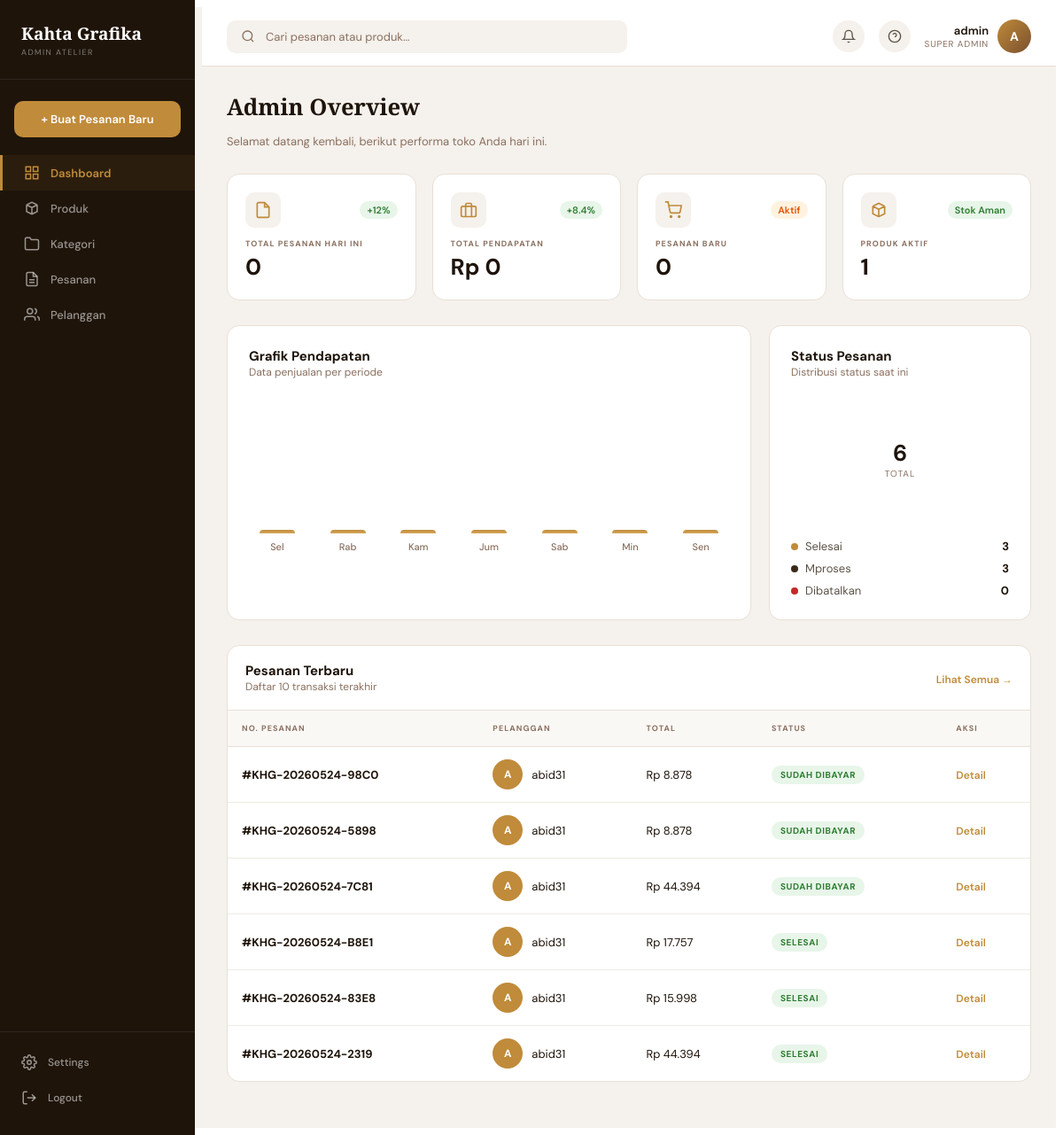
Page /dashboard/ (signed in) on the committed database.
### apps/accounts/models.py (models this page shows, shortened)
class User(AbstractUser):
    class Role(models.TextChoices):
        ADMIN = 'admin', 'Admin'
        CUSTOMER = 'customer', 'Customer'
    role = models.CharField(
        max_length=20,
        choices=Role.choices,
        default=Role.CUSTOMER,
    )
    phone_number = models.CharField(max_length=20, blank=True)
    address = models.TextField(blank=True)

### apps/orders/models.py (models this page shows, shortened)
class Order(models.Model):
    class Status(models.TextChoices):
        PENDING = 'pending', 'Menunggu Pembayaran'
        PAID = 'paid', 'Sudah Dibayar'
        PROCESSING = 'processing', 'Diproses'
        SHIPPED = 'shipped', 'Dikirim'
        DELIVERED = 'delivered', 'Selesai'
        CANCELLED = 'cancelled', 'Dibatalkan'
    class ShippingMethod(models.TextChoices):
        DELIVERY = 'delivery', 'Kirim ke Alamat'
        PICKUP = 'pickup', 'Ambil di Toko'
    order_id = models.CharField(max_length=30, unique=True, editable=False)
    user = models.ForeignKey(
        settings.AUTH_USER_MODEL,
        on_delete=models.CASCADE,
        related_name='orders'
    )
    status = models.CharField(
        max_length=20,
        choices=Status.choices,
        default=Status.PENDING
    )
    shipping_method = models.CharField(
        max_length=20,
        choices=ShippingMethod.choices,
        default=ShippingMethod.DELIVERY
    )
    recipient_name = models.CharField(max_length=150)
    phone = models.CharField(max_length=20)
    province = models.CharField(max_length=100)
    city = models.CharField(max_length=100)
    postal_code = models.CharField(max_length=10)
    address = models.TextField()
    save_address = models.BooleanField(default=False)
    subtotal = models.DecimalField(max_digits=12, decimal_places=0, default=0)
    shipping_fee = models.DecimalField(max_digits=12, decimal_places=0, default=0)
    tax = models.DecimalField(max_digits=12, decimal_places=0, default=0)
    total = models.DecimalField(max_digits=12, decimal_places=0, default=0)
    created_at = models.DateTimeField(auto_now_add=True)
    updated_at = models.DateTimeField(auto_now=True)

### apps/dashboard/views.py (the view)
# urls.py: path('', views.dashboard_view, name='index'),
@staff_member_required(login_url='/auth/login/')
def dashboard_view(request):
    today = timezone.now().date()
    month_start = today.replace(day=1)
    total_orders_today = Order.objects.filter(created_at__date=today).count()
    revenue_month = Order.objects.filter(
        created_at__date__gte=month_start,
        status__in=['paid', 'processing', 'shipped', 'delivered']
    ).aggregate(total=Sum('total'))['total'] or 0
    new_orders = Order.objects.filter(status='pending').count()
    active_products = Product.objects.filter(is_active=True).count()
    status_counts = {
        'delivered': Order.objects.filter(status='delivered').count(),
        'processing': Order.objects.filter(status__in=['paid', 'processing', 'shipped']).count(),
        'cancelled': Order.objects.filter(status='cancelled').count(),
    }
    revenue_days = []
    day_labels = ['Sen', 'Sel', 'Rab', 'Kam', 'Jum', 'Sab', 'Min']
    for i in range(6, -1, -1):
        d = today - timedelta(days=i)
        day_total = Order.objects.filter(
            created_at__date=d,
            status__in=['paid', 'processing', 'shipped', 'delivered']
        ).aggregate(t=Sum('total'))['t'] or 0
        revenue_days.append({
            'label': day_labels[d.weekday()],
            'value': int(day_total),
        })
    recent_orders = Order.objects.select_related('user').order_by('-created_at')[:10]
    context = {
        'total_orders_today': total_orders_today,
        'revenue_month': revenue_month,
        'new_orders': new_orders,
        'active_products': active_products,
        'status_counts': status_counts,
        'revenue_days': revenue_days,
        'recent_orders': recent_orders,
    }
    return render(request, 'dashboard/index.html', context)

### apps/cart/context_processors.py (called while the page is built)
def cart_context(request):
    count = 0
    if request.user.is_authenticated:
        try:
            cart = Cart.objects.get(user=request.user)
            count = cart.item_count
        except Cart.DoesNotExist:
            pass
    return {'cart_item_count': count}

### apps/cart/models.py (called while the page is built)
    @property
    def item_count(self):
        return self.items.count()

### apps/catalog/templatetags/currency_tags.py (called while the page is built)
@register.filter(name='rupiah')
def rupiah(value):
    try:
        if value is None:
            return "Rp 0"
        val = int(float(value))
        formatted = f"{val:,}".replace(",", ".")
        return f"Rp {formatted}"
    except (ValueError, TypeError):
        return value

### templates/dashboard/index.html (shortened to what this page needs)
{% extends 'dashboard/base_admin.html' %}
{% block content %}
<div class="adm-page-header">
  <div class="adm-page-title">Admin Overview</div>
  <p class="adm-page-desc">Selamat datang kembali, berikut performa toko Anda hari ini.</p>
</div>
<div class="adm-stats">
  <div class="adm-stat-card">
    <div class="adm-stat-top">
      <div class="adm-stat-icon">
        <svg width="20" height="20" viewBox="0 0 24 24" fill="none" stroke="currentColor" stroke-width="2"><path d="M14 2H6a2 2 0 0 0-2 2v16a2 2 0 0 0 2 2h12a2 2 0 0 0 2-2V8z"/><polyline points="14 2 14 8 20 8"/></svg>
      </div>
      <span class="adm-stat-badge">+12%</span>
    </div>
    <div class="adm-stat-label">Total Pesanan Hari Ini</div>
    <div class="adm-stat-value">{{ total_orders_today }}</div>
  </div>
  <div class="adm-stat-card">
    <div class="adm-stat-top">
      <div class="adm-stat-icon">
        <svg width="20" height="20" viewBox="0 0 24 24" fill="none" stroke="currentColor" stroke-width="2"><rect x="2" y="7" width="20" height="14" rx="2" ry="2"/><path d="M16 21V5a2 2 0 0 0-2-2h-4a2 2 0 0 0-2 2v16"/></svg>
      </div>
      <span class="adm-stat-badge">+8.4%</span>
    </div>
    <div class="adm-stat-label">Total Pendapatan</div>
    <div class="adm-stat-value">{{ revenue_month|rupiah }}</div>
  </div>
  <div class="adm-stat-card">
    <div class="adm-stat-top">
      <div class="adm-stat-icon">
        <svg width="20" height="20" viewBox="0 0 24 24" fill="none" stroke="currentColor" stroke-width="2"><circle cx="9" cy="21" r="1"/><circle cx="20" cy="21" r="1"/><path d="M1 1h4l2.68 13.39a2 2 0 0 0 2 1.61h9.72a2 2 0 0 0 2-1.61L23 6H6"/></svg>
      </div>
      <span class="adm-stat-badge amber">Aktif</span>
    </div>
    <div class="adm-stat-label">Pesanan Baru</div>
    <div class="adm-stat-value">{{ new_orders }}</div>
  </div>
  <div class="adm-stat-card">
    <div class="adm-stat-top">
      <div class="adm-stat-icon">
        <svg width="20" height="20" viewBox="0 0 24 24" fill="none" stroke="currentColor" stroke-width="2"><path d="M20 7l-8-4-8 4m16 0l-8 4m8-4v10l-8 4m0-10L4 7m8 4v10M4 7v10l8 4"/></svg>
      </div>
      <span class="adm-stat-badge">Stok Aman</span>
    </div>
    <div class="adm-stat-label">Produk Aktif</div>
    <div class="adm-stat-value">{{ active_products }}</div>
  </div>
</div>
<div class="adm-charts-row">
  <div class="adm-chart-card">
    <div class="adm-chart-header">
      <div>
        <div class="adm-chart-title">Grafik Pendapatan</div>
        <div class="adm-chart-subtitle">Data penjualan per periode</div>
      </div>
    </div>
    <div class="adm-bar-chart">
      {% for day in revenue_days %}
      <div class="adm-bar-item">
        <div class="adm-bar" style="height: {% if day.value %}{{ day.value|divisibleby:1000 }}{% else %}4{% endif %}px; min-height: 4px;"></div>
        <span class="adm-bar-label">{{ day.label }}</span>
      </div>
      {% endfor %}
    </div>
  </div>
  <div class="adm-chart-card">
    <div class="adm-chart-header">
      <div>
        <div class="adm-chart-title">Status Pesanan</div>
        <div class="adm-chart-subtitle">Distribusi status saat ini</div>
      </div>
    </div>
    <div class="adm-donut-wrap">
      {% with total=status_counts.delivered|add:status_counts.processing|add:status_counts.cancelled %}
      <div class="adm-donut" style="background: conic-gradient(#c08b3a 0deg {% if total > 0 %}{{ status_counts.delivered|divisibleby:1 }}deg{% else %}120deg{% endif %}, #3a2a1a {% if total > 0 %}{{ status_counts.delivered|divisibleby:1 }}deg{% else %}120deg{% endif %} {% if total > 0 %}240deg{% else %}240deg{% endif %}, #c62828 240deg 360deg);">
        <div class="adm-donut-center" style="width:90px;height:90px;background:#fff;border-radius:50%;display:flex;flex-direction:column;align-items:center;justify-content:center;">
          <div class="adm-donut-number">{{ total }}</div>
          <div class="adm-donut-sub">Total</div>
        </div>
      </div>
      {% endwith %}
      <div class="adm-donut-legend">
        <div class="adm-legend-item">
          <span class="adm-legend-label"><span class="adm-legend-dot" style="background:#c08b3a;"></span> Selesai</span>
          <span class="adm-legend-value">{{ status_counts.delivered }}</span>
        </div>
        <div class="adm-legend-item">
          <span class="adm-legend-label"><span class="adm-legend-dot" style="background:#3a2a1a;"></span> Mproses</span>
          <span class="adm-legend-value">{{ status_counts.processing }}</span>
        </div>
        <div class="adm-legend-item">
          <span class="adm-legend-label"><span class="adm-legend-dot" style="background:#c62828;"></span> Dibatalkan</span>
          <span class="adm-legend-value">{{ status_counts.cancelled }}</span>
        </div>
      </div>
    </div>
  </div>
</div>
<div class="adm-table-wrap">
  <div class="adm-table-toolbar">
    <div>
      <div class="adm-chart-title">Pesanan Terbaru</div>
      <div class="adm-chart-subtitle">Daftar 10 transaksi terakhir</div>
    </div>
    <div style="margin-left:auto;">
      <a href="{% url 'dashboard:orders' %}" class="adm-link">Lihat Semua →</a>
    </div>
  </div>
  <table class="adm-table">
    <thead>
      <tr>
        <th>No. Pesanan</th>
        <th>Pelanggan</th>
        <th>Total</th>
        <th>Status</th>
        <th>Aksi</th>
      </tr>
    </thead>
    <tbody>
      {% for order in recent_orders %}
      <tr>
        <td><strong>#{{ order.order_id }}</strong></td>
        <td>
          <div class="adm-user-cell">
            <div class="adm-avatar adm-avatar-amber">{{ order.user.username|make_list|first|upper }}</div>
            {{ order.user.get_full_name|default:order.user.username }}
          </div>
        </td>
        <td>{{ order.total|rupiah }}</td>
        <td>
          <span class="adm-badge adm-badge-{{ order.status }}">{{ order.get_status_display }}</span>
        </td>
        <td><a href="{% url 'dashboard:order_detail' order.pk %}" class="adm-link">Detail</a></td>
      </tr>
      {% empty %}
      <tr><td colspan="5" style="text-align:center;color:#8a7060;padding:32px;">Belum ada pesanan</td></tr>
      {% endfor %}
    </tbody>
  </table>
</div>
{% endblock %}

### templates/dashboard/base_admin.html (shortened to what this page needs)
{% load static %}
<!DOCTYPE html>
<html lang="id">
<head>
  <link rel="stylesheet" href="{% static 'css/admin_dashboard.css' %}?v=2">
</head>
<body>
<div class="adm-layout">
  <aside class="adm-sidebar">
    <div class="adm-brand">
      <div class="adm-brand-name">Kahta Grafika</div>
      <div class="adm-brand-tag">Admin Atelier</div>
    </div>
    <a href="#" class="adm-cta">+ Buat Pesanan Baru</a>
    <nav class="adm-nav">
      <a href="{% url 'dashboard:index' %}" class="adm-nav-link {% if request.path == '/dashboard/' %}active{% endif %}">
        <svg viewBox="0 0 24 24" fill="none" stroke="currentColor" stroke-width="2"><rect x="3" y="3" width="7" height="7"/><rect x="14" y="3" width="7" height="7"/><rect x="3" y="14" width="7" height="7"/><rect x="14" y="14" width="7" height="7"/></svg>
        Dashboard
      </a>
      <a href="{% url 'dashboard:products' %}" class="adm-nav-link {% if '/dashboard/products' in request.path %}active{% endif %}">
        <svg viewBox="0 0 24 24" fill="none" stroke="currentColor" stroke-width="2"><path d="M20 7l-8-4-8 4m16 0l-8 4m8-4v10l-8 4m0-10L4 7m8 4v10M4 7v10l8 4"/></svg>
        Produk
      </a>
      <a href="{% url 'dashboard:categories' %}" class="adm-nav-link {% if '/dashboard/categories' in request.path %}active{% endif %}">
        <svg viewBox="0 0 24 24" fill="none" stroke="currentColor" stroke-width="2"><path d="M22 19a2 2 0 0 1-2 2H4a2 2 0 0 1-2-2V5a2 2 0 0 1 2-2h5l2 3h9a2 2 0 0 1 2 2z"/></svg>
        Kategori
      </a>
      <a href="{% url 'dashboard:orders' %}" class="adm-nav-link {% if '/dashboard/orders' in request.path %}active{% endif %}">
        <svg viewBox="0 0 24 24" fill="none" stroke="currentColor" stroke-width="2"><path d="M14 2H6a2 2 0 0 0-2 2v16a2 2 0 0 0 2 2h12a2 2 0 0 0 2-2V8z"/><polyline points="14 2 14 8 20 8"/><line x1="16" y1="13" x2="8" y2="13"/><line x1="16" y1="17" x2="8" y2="17"/></svg>
        Pesanan
      </a>
      <a href="{% url 'dashboard:customers' %}" class="adm-nav-link {% if '/dashboard/customers' in request.path %}active{% endif %}">
        <svg viewBox="0 0 24 24" fill="none" stroke="currentColor" stroke-width="2"><path d="M17 21v-2a4 4 0 0 0-4-4H5a4 4 0 0 0-4 4v2"/><circle cx="9" cy="7" r="4"/><path d="M23 21v-2a4 4 0 0 0-3-3.87"/><path d="M16 3.13a4 4 0 0 1 0 7.75"/></svg>
        Pelanggan
      </a>
    </nav>
    <div class="adm-sidebar-footer">
      <a href="#" class="adm-nav-link">
        Settings
      </a>
      <a href="{% url 'accounts:logout' %}" class="adm-nav-link">
        <svg viewBox="0 0 24 24" fill="none" stroke="currentColor" stroke-width="2"><path d="M9 21H5a2 2 0 0 1-2-2V5a2 2 0 0 1 2-2h4"/><polyline points="16 17 21 12 16 7"/><line x1="21" y1="12" x2="9" y2="12"/></svg>
        Logout
      </a>
    </div>
  </aside>
  <div class="adm-main">
    <header class="adm-topbar">
      <div class="adm-search">
        <svg width="16" height="16" viewBox="0 0 24 24" fill="none" stroke="currentColor" stroke-width="2"><circle cx="11" cy="11" r="8"/><line x1="21" y1="21" x2="16.65" y2="16.65"/></svg>
        <input type="text" placeholder="Cari pesanan atau produk...">
      </div>
      <div class="adm-topbar-actions">
        <button class="adm-topbar-icon" aria-label="Notifications">
          <svg width="16" height="16" viewBox="0 0 24 24" fill="none" stroke="currentColor" stroke-width="2"><path d="M18 8A6 6 0 0 0 6 8c0 7-3 9-3 9h18s-3-2-3-9"/><path d="M13.73 21a2 2 0 0 1-3.46 0"/></svg>
        </button>
        <button class="adm-topbar-icon" aria-label="Help">
          <svg width="16" height="16" viewBox="0 0 24 24" fill="none" stroke="currentColor" stroke-width="2"><circle cx="12" cy="12" r="10"/><path d="M9.09 9a3 3 0 0 1 5.83 1c0 2-3 3-3 3"/><line x1="12" y1="17" x2="12.01" y2="17"/></svg>
        </button>
        <div class="adm-profile">
          <div class="adm-profile-info">
            <div class="adm-profile-name">{{ request.user.get_full_name|default:request.user.username }}</div>
            <div class="adm-profile-role">Super Admin</div>
          </div>
          <div class="adm-profile-avatar">
            {{ request.user.username|make_list|first|upper }}
          </div>
        </div>
      </div>
    </header>
    <main class="adm-content">
      {% block content %}{% endblock %}
    </main>
  </div>
</div>
</body>
</html>

### rows in the picture
User: user.get_full_name "admin", user.username|make_list "A"
Order: order_id "KHG-20260524-98C0", user.username|make_list "A", user.get_full_name "abid31", total|rupiah "Rp 8.878", status "SUDAH DIBAYAR"
Order: order_id "KHG-20260524-5898", user.username|make_list "A", user.get_full_name "abid31", total|rupiah "Rp 8.878", status "SUDAH DIBAYAR"
Order: order_id "KHG-20260524-7C81", user.username|make_list "A", user.get_full_name "abid31", total|rupiah "Rp 44.394", status "SUDAH DIBAYAR"
Order: order_id "KHG-20260524-B8E1", user.username|make_list "A", user.get_full_name "abid31", total|rupiah "Rp 17.757", status "SELESAI"
Order: order_id "KHG-20260524-83E8", user.username|make_list "A", user.get_full_name "abid31", total|rupiah "Rp 15.998", status "SELESAI"
Order: order_id "KHG-20260524-2319", user.username|make_list "A", user.get_full_name "abid31", total|rupiah "Rp 44.394", status "SELESAI"

### other values in the picture
{{ total_orders_today }} "0"
{{ revenue_month|rupiah }} "Rp 0"
{{ new_orders }} "0"
{{ active_products }} "1"
{{ day.label }} "Sel" "Rab" "Kam" "Jum" "Sab" "Min" "Sen"
{{ total }} "6"
{{ status_counts.delivered }} "3"
{{ status_counts.processing }} "3"
{{ status_counts.cancelled }} "0"
